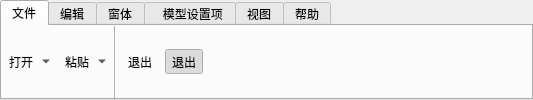
         <widget class="QTabWidget" name="tabWidgetMenuBar">
          <property name="minimumSize">
           <size>
            <width>0</width>
            <height>34</height>
           </size>
          </property>
          <property name="maximumSize">
           <size>
            <width>16777215</width>
            <height>6666</height>
           </size>
          </property>
          <property name="styleSheet">
           <string notr="true"/>
          </property>
          <property name="currentIndex">
           <number>0</number>
          </property>
          <property name="elideMode">
           <enum>Qt::ElideNone</enum>
          </property>
          <property name="tabBarAutoHide">
           <bool>true</bool>
          </property>
          <widget class="QWidget" name="tab">
           <attribute name="title">
            <string>文件</string>
           </attribute>
           <layout class="QHBoxLayout" name="horizontalLayout">
            <property name="leftMargin">
             <number>0</number>
            </property>
            <property name="topMargin">
             <number>0</number>
            </property>
            <property name="rightMargin">
             <number>0</number>
            </property>
            <property name="bottomMargin">
             <number>0</number>
            </property>
            <item>
             <widget class="QToolButton" name="toolButton_4">
              <property name="styleSheet">
               <string notr="true"/>
              </property>
              <property name="text">
               <string>打开</string>
              </property>
              <property name="icon">
               <iconset>
                <normaloff>../../../workspace/UMVision/UMVision/icon/folder-open.png</normaloff>../../../workspace/UMVision/UMVision/icon/folder-open.png</iconset>
              </property>
              <property name="iconSize">
               <size>
                <width>32</width>
                <height>32</height>
               </size>
              </property>
              <property name="popupMode">
               <enum>QToolButton::MenuButtonPopup</enum>
              </property>
              <property name="toolButtonStyle">
               <enum>Qt::ToolButtonTextUnderIcon</enum>
              </property>
              <property name="autoRaise">
               <bool>true</bool>
              </property>
              <property name="arrowType">
               <enum>Qt::NoArrow</enum>
              </property>
             </widget>
            </item>
            <item>
             <widget class="QToolButton" name="toolButton_5">
              <property name="styleSheet">
               <string notr="true"/>
              </property>
              <property name="text">
               <string>粘贴</string>
              </property>
              <property name="icon">
               <iconset>
                <normaloff>../../../workspace/UMVision/UMVision/icon/paste.png</normaloff>../../../workspace/UMVision/UMVision/icon/paste.png</iconset>
              </property>
              <property name="iconSize">
               <size>
                <width>32</width>
                <height>32</height>
               </size>
              </property>
              <property name="popupMode">
               <enum>QToolButton::MenuButtonPopup</enum>
              </property>
              <property name="toolButtonStyle">
               <enum>Qt::ToolButtonTextUnderIcon</enum>
              </property>
              <property name="autoRaise">
               <bool>true</bool>
              </property>
              <property name="arrowType">
               <enum>Qt::NoArrow</enum>
              </property>
             </widget>
            </item>
            <item>
             <widget class="Line" name="line">
              <property name="minimumSize">
               <size>
                <width>1</width>
                <height>0</height>
               </size>
              </property>
              <property name="maximumSize">
               <size>
                <width>1</width>
                <height>16777215</height>
               </size>
              </property>
              <property name="styleSheet">
               <string notr="true">border-color:rgb(177,177,177);
background-color:rgb(177,177,177);
color:rgb(177,177,177);
width:2px;</string>
              </property>
              <property name="frameShadow">
               <enum>QFrame::Plain</enum>
              </property>
              <property name="orientation">
               <enum>Qt::Vertical</enum>
              </property>
             </widget>
            </item>
            <item>
             <widget class="QToolButton" name="toolButton_6">
              <property name="styleSheet">
               <string notr="true"/>
              </property>
              <property name="text">
               <string>退出</string>
              </property>
              <property name="icon">
               <iconset>
                <normaloff>../../../workspace/UMVision/UMVision/icon/close.png</normaloff>../../../workspace/UMVision/UMVision/icon/close.png</iconset>
              </property>
              <property name="iconSize">
               <size>
                <width>32</width>
                <height>32</height>
               </size>
              </property>
              <property name="popupMode">
               <enum>QToolButton::DelayedPopup</enum>
              </property>
              <property name="toolButtonStyle">
               <enum>Qt::ToolButtonTextUnderIcon</enum>
              </property>
              <property name="autoRaise">
               <bool>true</bool>
              </property>
              <property name="arrowType">
               <enum>Qt::NoArrow</enum>
              </property>
             </widget>
            </item>
            <item>
             <widget class="QToolButton" name="toolButton_7">
              <property name="styleSheet">
               <string notr="true"/>
              </property>
              <property name="text">
               <string>退出</string>
              </property>
              <property name="icon">
               <iconset>
                <normaloff>../../../workspace/UMVision/UMVision/icon/close.png</normaloff>../../../workspace/UMVision/UMVision/icon/close.png</iconset>
              </property>
              <property name="iconSize">
               <size>
                <width>32</width>
                <height>32</height>
               </size>
              </property>
              <property name="checkable">
               <bool>true</bool>
              </property>
              <property name="checked">
               <bool>true</bool>
              </property>
              <property name="popupMode">
               <enum>QToolButton::DelayedPopup</enum>
              </property>
              <property name="toolButtonStyle">
               <enum>Qt::ToolButtonTextUnderIcon</enum>
              </property>
              <property name="autoRaise">
               <bool>true</bool>
              </property>
              <property name="arrowType">
               <enum>Qt::NoArrow</enum>
              </property>
             </widget>
            </item>
            <item>
             <spacer name="horizontalSpacer">
              <property name="orientation">
               <enum>Qt::Horizontal</enum>
              </property>
              <property name="sizeHint" stdset="0">
               <size>
                <width>903</width>
                <height>20</height>
               </size>
              </property>
             </spacer>
            </item>
           </layout>
          </widget>
          <widget class="QWidget" name="tab_2">
           <attribute name="title">
            <string>编辑</string>
           </attribute>
          </widget>
          <widget class="QWidget" name="tab_3">
           <attribute name="title">
            <string>窗体</string>
           </attribute>
          </widget>
          <widget class="QWidget" name="tab_5">
           <attribute name="title">
            <string>  模型设置项</string>
           </attribute>
          </widget>
          <widget class="QWidget" name="tab_4">
           <attribute name="title">
            <string>视图</string>
           </attribute>
          </widget>
          <widget class="QWidget" name="tab_6">
           <attribute name="title">
            <string>帮助</string>
           </attribute>
          </widget>
         </widget>
